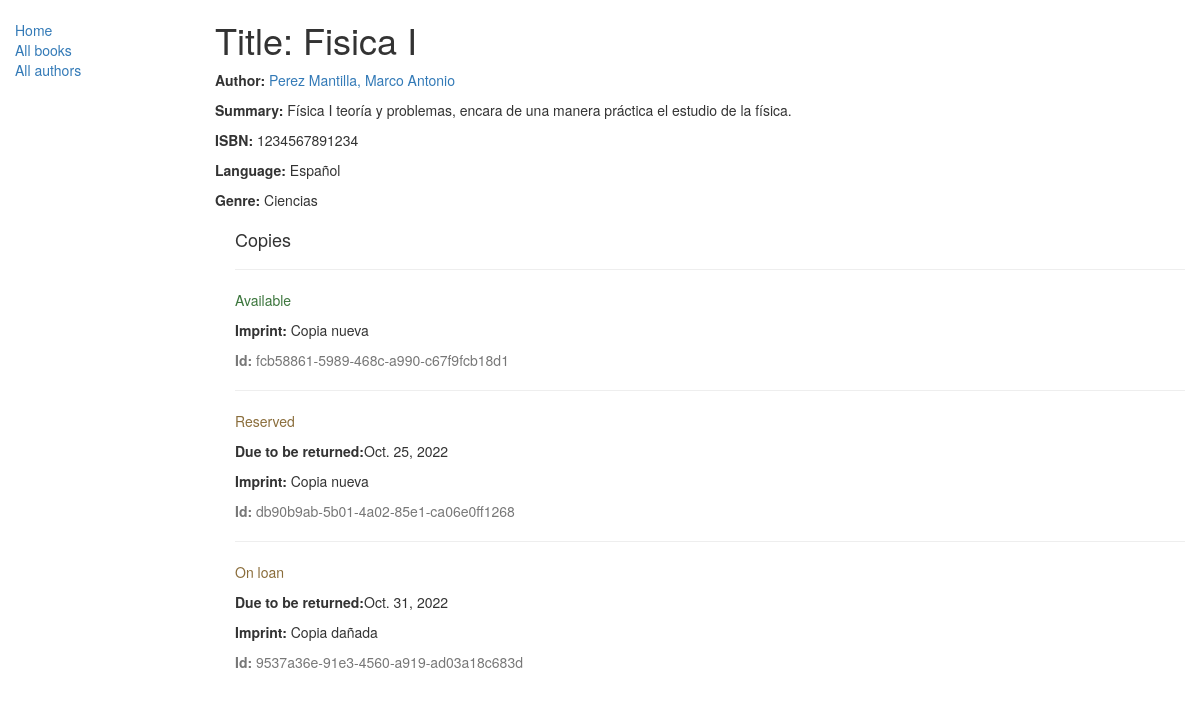
/catalog/book/1, run on the app's committed database.
### catalog/models.py (models this page shows, shortened)
class Book(models.Model):
    title = models.CharField(max_length=200)
    author = models.ForeignKey('Author', on_delete=models.SET_NULL, null=True)
    summary = models.TextField(max_length=1000, help_text="Ingrese una breve descripción del libro")
    isbn = models.CharField('ISBN', max_length=13, help_text='13 Caracteres <a href="https://www.isbn-international.org/content/wht-isbn">ISBN number</a>')
    genre = models.ManyToManyField(Genre, help_text="Seleccione un genero para este libro")
    language = models.ForeignKey(Language, help_text="Seleccione un idioma para este libro", on_delete=models.SET_NULL, null=True)
    def display_genre(self):
        return ', '.join([genre.name for genre in self.genre.all()[:3]])
    display_genre.short_description = 'Genre'

class Author(models.Model):
    first_name = models.CharField(max_length=100)
    last_name = models.CharField(max_length=100)
    date_of_birth = models.DateField(null=True, blank=True)
    date_of_death = models.DateField('Died', null=True, blank=True)
    def __str__(self):
        return f'{self.last_name}, {self.first_name}'

class Language(models.Model):
    name = models.CharField(max_length=200, help_text="Ingrese el nombre del idioma")
    def __str__(self):
        return self.name

class Genre(models.Model):
    name = models.CharField(max_length=200, help_text="Ingrese el nombre del genero (p. ej. Ciencia Ficción, Poesía Francesa, etc.)")
    def __str__(self):
        return self.name

class BookInstance(models.Model):
    id = models.UUIDField(primary_key=True, default=uuid.uuid4, help_text="ID único para este libro particular en toda la biblioteca")
    book = models.ForeignKey('Book', on_delete=models.SET_NULL, null=True)
    imprint = models.CharField(max_length=200)
    due_back = models.DateField(null=True, blank=True)
    LOAN_STATUS = (
        ('m', 'Maintenance'),
        ('o', 'On loan'),
        ('a', 'Available'),
        ('r', 'Reserved'),
    )
    status = models.CharField(max_length=1, choices=LOAN_STATUS, blank=True, default='m', help_text="Disponibilidad del libro")
    class Meta:
        ordering = ["due_back"]

### catalog/views.py (the view)
# urls.py: re_path(r'^book/(?P<pk>\d+)$', views.BookDetailView.as_view(), name='book-detail'),
class BookDetailView(generic.DetailView):
    model = Book

### catalog/templates/catalog/book_detail.html
{% extends "base_generic.html" %}
{% block content %}
  <h1>Title: {{ book.title }}</h1>
  <p><strong>Author:</strong> <a href="">{{ book.author }}</a> </p>
  <p><strong>Summary:</strong> {{ book.summary }}</p>
  <p><strong>ISBN:</strong> {{ book.isbn }}</p>
  <p><strong>Language:</strong> {{ book.language }}</p>
  <p><strong>Genre:</strong> {% for genre in book.genre.all %} {{ genre }}{% if not forloop.last %}, {% endif %}{% endfor %}</p>
  <div style="margin-left:20px;margin-top:20px">
    <h4>Copies</h4>
    {% for copy in book.bookinstance_set.all %}
    <hr>
    <p class="{% if copy.status == 'a' %}text-success{% elif copy.status == 'm' %}text-danger{% else %}text-warning{% endif %}">{{ copy.get_status_display }}</p>
    {% if copy.status != 'a' %}<p><strong>Due to be returned:</strong>{{ copy.due_back }}</p>{% endif %}
    <p><strong>Imprint:</strong> {{ copy.imprint }}</p>
    <p class="text-muted"><strong>Id:</strong> {{ copy.id }}</p>
    {% endfor %}
  </div>
{% endblock %}

### data on the page
Book: title "Fisica I", author "Perez Mantilla, Marco Antonio", summary "Física I teoría y problemas, encara de una manera práctica el estudio de la física.", isbn "1234567891234", language "Español"
Genre: name "Ciencias"
BookInstance: status "Available", imprint "Copia nueva", id "fcb58861-5989-468c-a990-c67f9fcb18d1"
BookInstance: status "Reserved", due_back "Oct. 25, 2022", imprint "Copia nueva", id "db90b9ab-5b01-4a02-85e1-ca06e0ff1268"
BookInstance: status "On loan", due_back "Oct. 31, 2022", imprint "Copia dañada", id "9537a36e-91e3-4560-a919-ad03a18c683d"
